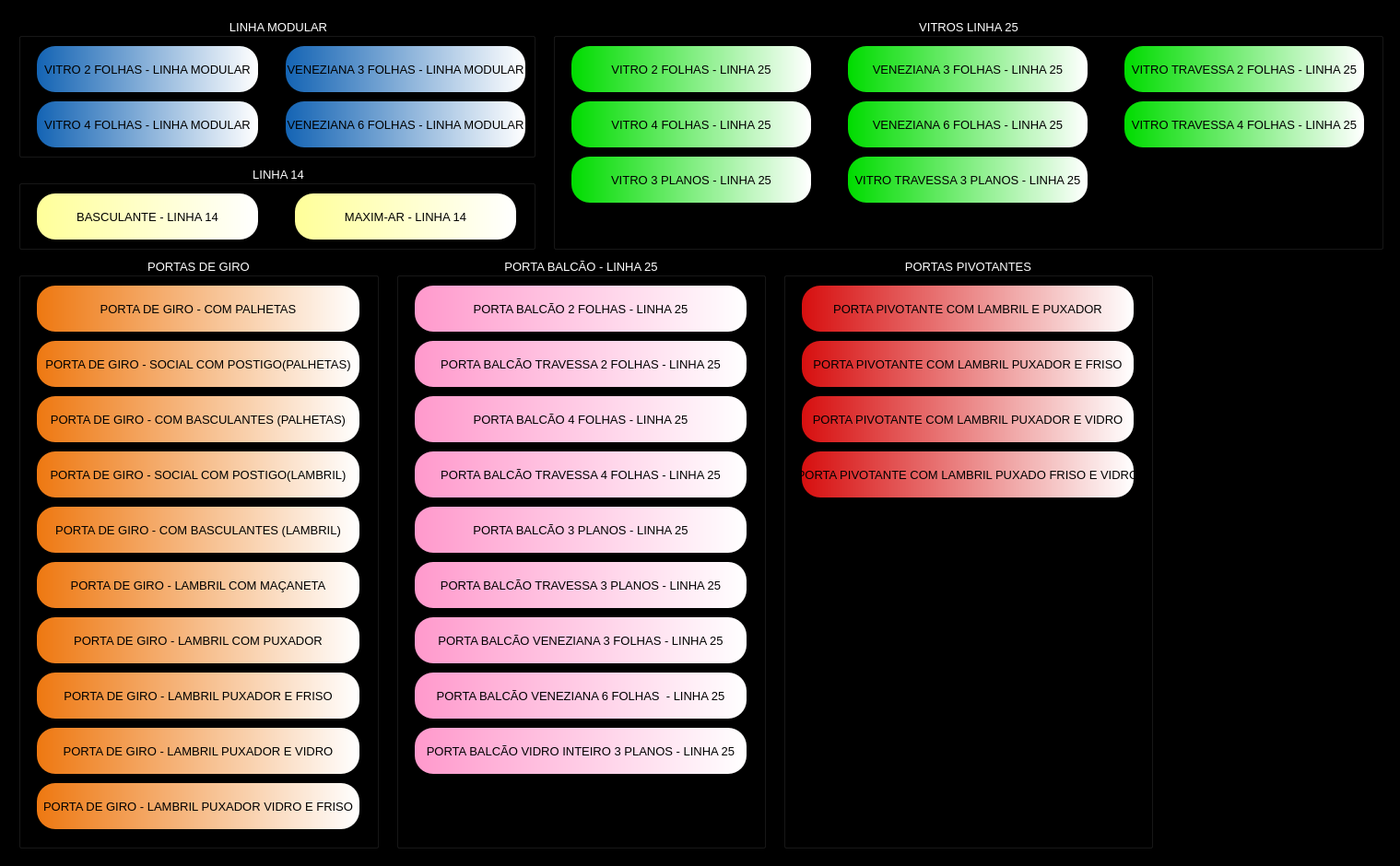
<?xml version="1.0" encoding="UTF-8"?>
<ui version="4.0">
 <class>MainWindow</class>
 <widget class="QMainWindow" name="MainWindow">
  <property name="geometry">
   <rect>
    <x>0</x>
    <y>0</y>
    <width>1519</width>
    <height>940</height>
   </rect>
  </property>
  <property name="windowTitle">
   <string>.:: PERFILARE ::. - Meu Principal</string>
  </property>
  <property name="styleSheet">
   <string notr="true">background-color: rgb(0, 0, 0);</string>
  </property>
  <widget class="QWidget" name="centralwidget_menu_principal">
   <widget class="QGroupBox" name="groupBox_linha_modular">
    <property name="geometry">
     <rect>
      <x>20</x>
      <y>20</y>
      <width>561</width>
      <height>151</height>
     </rect>
    </property>
    <property name="font">
     <font>
      <pointsize>10</pointsize>
     </font>
    </property>
    <property name="styleSheet">
     <string notr="true">color: rgb(255, 255, 255);</string>
    </property>
    <property name="title">
     <string>LINHA MODULAR</string>
    </property>
    <property name="alignment">
     <set>Qt::AlignHCenter|Qt::AlignTop</set>
    </property>
    <property name="flat">
     <bool>false</bool>
    </property>
    <property name="checkable">
     <bool>false</bool>
    </property>
    <widget class="QPushButton" name="pushButton_vitro_modular_2f">
     <property name="geometry">
      <rect>
       <x>20</x>
       <y>30</y>
       <width>240</width>
       <height>50</height>
      </rect>
     </property>
     <property name="font">
      <font>
       <pointsize>10</pointsize>
      </font>
     </property>
     <property name="styleSheet">
      <string notr="true">background-color: qlineargradient(spread:pad, x1:0, y1:0, x2:1, y2:0, stop:0 rgba(20, 100, 180, 255), stop:1 rgba(255, 255, 255, 255));
color: rgb(0, 0, 0);
border-radius: 20px;</string>
     </property>
     <property name="text">
      <string>VITRO 2 FOLHAS - LINHA MODULAR</string>
     </property>
    </widget>
    <widget class="QPushButton" name="pushButton_vitro_modular_4f">
     <property name="geometry">
      <rect>
       <x>20</x>
       <y>90</y>
       <width>240</width>
       <height>50</height>
      </rect>
     </property>
     <property name="font">
      <font>
       <pointsize>10</pointsize>
      </font>
     </property>
     <property name="styleSheet">
      <string notr="true">background-color: qlineargradient(spread:pad, x1:0, y1:0, x2:1, y2:0, stop:0 rgba(20, 100, 180, 255), stop:1 rgba(255, 255, 255, 255));
color: rgb(0, 0, 0);
border-radius: 20px;</string>
     </property>
     <property name="text">
      <string>VITRO 4 FOLHAS - LINHA MODULAR</string>
     </property>
    </widget>
    <widget class="QPushButton" name="pushButton_veneziana_modular_3f">
     <property name="geometry">
      <rect>
       <x>290</x>
       <y>30</y>
       <width>260</width>
       <height>50</height>
      </rect>
     </property>
     <property name="font">
      <font>
       <pointsize>10</pointsize>
      </font>
     </property>
     <property name="styleSheet">
      <string notr="true">background-color: qlineargradient(spread:pad, x1:0, y1:0, x2:1, y2:0, stop:0 rgba(20, 100, 180, 255), stop:1 rgba(255, 255, 255, 255));
color: rgb(0, 0, 0);
border-radius: 20px;</string>
     </property>
     <property name="text">
      <string>VENEZIANA 3 FOLHAS - LINHA MODULAR</string>
     </property>
    </widget>
    <widget class="QPushButton" name="pushButton_veneziana_modular_6f">
     <property name="geometry">
      <rect>
       <x>290</x>
       <y>90</y>
       <width>260</width>
       <height>50</height>
      </rect>
     </property>
     <property name="font">
      <font>
       <pointsize>10</pointsize>
      </font>
     </property>
     <property name="styleSheet">
      <string notr="true">background-color: qlineargradient(spread:pad, x1:0, y1:0, x2:1, y2:0, stop:0 rgba(20, 100, 180, 255), stop:1 rgba(255, 255, 255, 255));
color: rgb(0, 0, 0);
border-radius: 20px;</string>
     </property>
     <property name="text">
      <string>VENEZIANA 6 FOLHAS - LINHA MODULAR</string>
     </property>
    </widget>
   </widget>
   <widget class="QGroupBox" name="groupBox_vitro_linha_25">
    <property name="geometry">
     <rect>
      <x>600</x>
      <y>20</y>
      <width>901</width>
      <height>251</height>
     </rect>
    </property>
    <property name="font">
     <font>
      <pointsize>10</pointsize>
     </font>
    </property>
    <property name="styleSheet">
     <string notr="true">color: rgb(255, 255, 255);</string>
    </property>
    <property name="title">
     <string>VITROS LINHA 25</string>
    </property>
    <property name="alignment">
     <set>Qt::AlignHCenter|Qt::AlignTop</set>
    </property>
    <property name="flat">
     <bool>false</bool>
    </property>
    <property name="checkable">
     <bool>false</bool>
    </property>
    <widget class="QPushButton" name="pushButton_vitro_linha25_2f">
     <property name="geometry">
      <rect>
       <x>20</x>
       <y>30</y>
       <width>260</width>
       <height>50</height>
      </rect>
     </property>
     <property name="font">
      <font>
       <pointsize>10</pointsize>
      </font>
     </property>
     <property name="styleSheet">
      <string notr="true">background-color: qlineargradient(spread:pad, x1:0, y1:0, x2:1, y2:0, stop:0 rgba(0, 220, 0, 255), stop:1 rgba(255, 255, 255, 255));
color: rgb(0, 0, 0);
border-radius: 20px;</string>
     </property>
     <property name="text">
      <string>VITRO 2 FOLHAS - LINHA 25</string>
     </property>
    </widget>
    <widget class="QPushButton" name="pushButton_vitro_linha25_4f">
     <property name="geometry">
      <rect>
       <x>20</x>
       <y>90</y>
       <width>260</width>
       <height>50</height>
      </rect>
     </property>
     <property name="font">
      <font>
       <pointsize>10</pointsize>
      </font>
     </property>
     <property name="styleSheet">
      <string notr="true">background-color: qlineargradient(spread:pad, x1:0, y1:0, x2:1, y2:0, stop:0 rgba(0, 220, 0, 255), stop:1 rgba(255, 255, 255, 255));
color: rgb(0, 0, 0);
border-radius: 20px;</string>
     </property>
     <property name="text">
      <string>VITRO 4 FOLHAS - LINHA 25</string>
     </property>
    </widget>
    <widget class="QPushButton" name="pushButton_veneziana_linha25_3f">
     <property name="geometry">
      <rect>
       <x>320</x>
       <y>30</y>
       <width>260</width>
       <height>50</height>
      </rect>
     </property>
     <property name="font">
      <font>
       <pointsize>10</pointsize>
      </font>
     </property>
     <property name="styleSheet">
      <string notr="true">background-color: qlineargradient(spread:pad, x1:0, y1:0, x2:1, y2:0, stop:0 rgba(0, 220, 0, 255), stop:1 rgba(255, 255, 255, 255));
color: rgb(0, 0, 0);
border-radius: 20px;</string>
     </property>
     <property name="text">
      <string>VENEZIANA 3 FOLHAS - LINHA 25</string>
     </property>
    </widget>
    <widget class="QPushButton" name="pushButton_veneziana_linha25_6f">
     <property name="geometry">
      <rect>
       <x>320</x>
       <y>90</y>
       <width>260</width>
       <height>50</height>
      </rect>
     </property>
     <property name="font">
      <font>
       <pointsize>10</pointsize>
      </font>
     </property>
     <property name="styleSheet">
      <string notr="true">background-color: qlineargradient(spread:pad, x1:0, y1:0, x2:1, y2:0, stop:0 rgba(0, 220, 0, 255), stop:1 rgba(255, 255, 255, 255));
color: rgb(0, 0, 0);
border-radius: 20px;</string>
     </property>
     <property name="text">
      <string>VENEZIANA 6 FOLHAS - LINHA 25</string>
     </property>
    </widget>
    <widget class="QPushButton" name="pushButton_vitro_linha25_2f_2">
     <property name="geometry">
      <rect>
       <x>620</x>
       <y>30</y>
       <width>260</width>
       <height>50</height>
      </rect>
     </property>
     <property name="font">
      <font>
       <pointsize>10</pointsize>
      </font>
     </property>
     <property name="styleSheet">
      <string notr="true">background-color: qlineargradient(spread:pad, x1:0, y1:0, x2:1, y2:0, stop:0 rgba(0, 220, 0, 255), stop:1 rgba(255, 255, 255, 255));
color: rgb(0, 0, 0);
border-radius: 20px;</string>
     </property>
     <property name="text">
      <string>VITRO TRAVESSA 2 FOLHAS - LINHA 25</string>
     </property>
    </widget>
    <widget class="QPushButton" name="pushButton_veneziana_linha25_3f_2">
     <property name="geometry">
      <rect>
       <x>20</x>
       <y>150</y>
       <width>260</width>
       <height>50</height>
      </rect>
     </property>
     <property name="font">
      <font>
       <pointsize>10</pointsize>
      </font>
     </property>
     <property name="styleSheet">
      <string notr="true">background-color: qlineargradient(spread:pad, x1:0, y1:0, x2:1, y2:0, stop:0 rgba(0, 220, 0, 255), stop:1 rgba(255, 255, 255, 255));
color: rgb(0, 0, 0);
border-radius: 20px;</string>
     </property>
     <property name="text">
      <string>VITRO 3 PLANOS - LINHA 25</string>
     </property>
    </widget>
    <widget class="QPushButton" name="pushButton_vitro_linha25_4f_2">
     <property name="geometry">
      <rect>
       <x>620</x>
       <y>90</y>
       <width>260</width>
       <height>50</height>
      </rect>
     </property>
     <property name="font">
      <font>
       <pointsize>10</pointsize>
      </font>
     </property>
     <property name="styleSheet">
      <string notr="true">background-color: qlineargradient(spread:pad, x1:0, y1:0, x2:1, y2:0, stop:0 rgba(0, 220, 0, 255), stop:1 rgba(255, 255, 255, 255));
color: rgb(0, 0, 0);
border-radius: 20px;</string>
     </property>
     <property name="text">
      <string>VITRO TRAVESSA 4 FOLHAS - LINHA 25</string>
     </property>
    </widget>
    <widget class="QPushButton" name="pushButton_veneziana_linha25_6f_2">
     <property name="geometry">
      <rect>
       <x>320</x>
       <y>150</y>
       <width>260</width>
       <height>50</height>
      </rect>
     </property>
     <property name="font">
      <font>
       <pointsize>10</pointsize>
      </font>
     </property>
     <property name="styleSheet">
      <string notr="true">background-color: qlineargradient(spread:pad, x1:0, y1:0, x2:1, y2:0, stop:0 rgba(0, 220, 0, 255), stop:1 rgba(255, 255, 255, 255));
color: rgb(0, 0, 0);
border-radius: 20px;</string>
     </property>
     <property name="text">
      <string>VITRO TRAVESSA 3 PLANOS - LINHA 25</string>
     </property>
    </widget>
   </widget>
   <widget class="QGroupBox" name="groupBox_porta_balcao_linha25">
    <property name="geometry">
     <rect>
      <x>430</x>
      <y>280</y>
      <width>401</width>
      <height>641</height>
     </rect>
    </property>
    <property name="font">
     <font>
      <pointsize>10</pointsize>
     </font>
    </property>
    <property name="styleSheet">
     <string notr="true">color: rgb(255, 255, 255);</string>
    </property>
    <property name="title">
     <string>PORTA BALCÃO - LINHA 25</string>
    </property>
    <property name="alignment">
     <set>Qt::AlignHCenter|Qt::AlignTop</set>
    </property>
    <property name="flat">
     <bool>false</bool>
    </property>
    <property name="checkable">
     <bool>false</bool>
    </property>
    <widget class="QPushButton" name="pushButton_pt_balcao_2f_linha25">
     <property name="geometry">
      <rect>
       <x>20</x>
       <y>30</y>
       <width>360</width>
       <height>50</height>
      </rect>
     </property>
     <property name="font">
      <font>
       <pointsize>10</pointsize>
      </font>
     </property>
     <property name="styleSheet">
      <string notr="true">background-color: qlineargradient(spread:pad, x1:0, y1:0, x2:1, y2:0, stop:0 rgba(255, 153, 204, 255), stop:1 rgba(255, 255, 255, 255));
color: rgb(0, 0, 0);
border-radius: 20px;</string>
     </property>
     <property name="text">
      <string>PORTA BALCÃO 2 FOLHAS - LINHA 25</string>
     </property>
    </widget>
    <widget class="QPushButton" name="pushButton_pt_balcao_travessa_2f_linha25">
     <property name="geometry">
      <rect>
       <x>20</x>
       <y>90</y>
       <width>360</width>
       <height>50</height>
      </rect>
     </property>
     <property name="font">
      <font>
       <pointsize>10</pointsize>
      </font>
     </property>
     <property name="styleSheet">
      <string notr="true">background-color: qlineargradient(spread:pad, x1:0, y1:0, x2:1, y2:0, stop:0 rgba(255, 153, 204, 255), stop:1 rgba(255, 255, 255, 255));
color: rgb(0, 0, 0);
border-radius: 20px;</string>
     </property>
     <property name="text">
      <string>PORTA BALCÃO TRAVESSA 2 FOLHAS - LINHA 25</string>
     </property>
    </widget>
    <widget class="QPushButton" name="pushButton_pt_balcao_4f_linha25">
     <property name="geometry">
      <rect>
       <x>20</x>
       <y>150</y>
       <width>360</width>
       <height>50</height>
      </rect>
     </property>
     <property name="font">
      <font>
       <pointsize>10</pointsize>
      </font>
     </property>
     <property name="styleSheet">
      <string notr="true">background-color: qlineargradient(spread:pad, x1:0, y1:0, x2:1, y2:0, stop:0 rgba(255, 153, 204, 255), stop:1 rgba(255, 255, 255, 255));
color: rgb(0, 0, 0);
border-radius: 20px;</string>
     </property>
     <property name="text">
      <string>PORTA BALCÃO 4 FOLHAS - LINHA 25</string>
     </property>
    </widget>
    <widget class="QPushButton" name="pushButton_pt_balcao_travessa_4f_linha25">
     <property name="geometry">
      <rect>
       <x>20</x>
       <y>210</y>
       <width>360</width>
       <height>50</height>
      </rect>
     </property>
     <property name="font">
      <font>
       <pointsize>10</pointsize>
      </font>
     </property>
     <property name="styleSheet">
      <string notr="true">background-color: qlineargradient(spread:pad, x1:0, y1:0, x2:1, y2:0, stop:0 rgba(255, 153, 204, 255), stop:1 rgba(255, 255, 255, 255));
color: rgb(0, 0, 0);
border-radius: 20px;</string>
     </property>
     <property name="text">
      <string>PORTA BALCÃO TRAVESSA 4 FOLHAS - LINHA 25</string>
     </property>
    </widget>
    <widget class="QPushButton" name="pushButton_pt_balcao_venez_3f_linha25">
     <property name="geometry">
      <rect>
       <x>20</x>
       <y>390</y>
       <width>360</width>
       <height>50</height>
      </rect>
     </property>
     <property name="font">
      <font>
       <pointsize>10</pointsize>
      </font>
     </property>
     <property name="styleSheet">
      <string notr="true">background-color: qlineargradient(spread:pad, x1:0, y1:0, x2:1, y2:0, stop:0 rgba(255, 153, 204, 255), stop:1 rgba(255, 255, 255, 255));
color: rgb(0, 0, 0);
border-radius: 20px;</string>
     </property>
     <property name="text">
      <string>PORTA BALCÃO VENEZIANA 3 FOLHAS - LINHA 25</string>
     </property>
    </widget>
    <widget class="QPushButton" name="pushButton_pt_balcao_3planos_linha25">
     <property name="geometry">
      <rect>
       <x>20</x>
       <y>270</y>
       <width>360</width>
       <height>50</height>
      </rect>
     </property>
     <property name="font">
      <font>
       <pointsize>10</pointsize>
      </font>
     </property>
     <property name="styleSheet">
      <string notr="true">background-color: qlineargradient(spread:pad, x1:0, y1:0, x2:1, y2:0, stop:0 rgba(255, 153, 204, 255), stop:1 rgba(255, 255, 255, 255));
color: rgb(0, 0, 0);
border-radius: 20px;</string>
     </property>
     <property name="text">
      <string>PORTA BALCÃO 3 PLANOS - LINHA 25</string>
     </property>
    </widget>
    <widget class="QPushButton" name="pushButton_pt_balcao_venez_6f_linha25">
     <property name="geometry">
      <rect>
       <x>20</x>
       <y>450</y>
       <width>360</width>
       <height>50</height>
      </rect>
     </property>
     <property name="font">
      <font>
       <pointsize>10</pointsize>
      </font>
     </property>
     <property name="styleSheet">
      <string notr="true">background-color: qlineargradient(spread:pad, x1:0, y1:0, x2:1, y2:0, stop:0 rgba(255, 153, 204, 255), stop:1 rgba(255, 255, 255, 255));
color: rgb(0, 0, 0);
border-radius: 20px;</string>
     </property>
     <property name="text">
      <string>PORTA BALCÃO VENEZIANA 6 FOLHAS  - LINHA 25</string>
     </property>
    </widget>
    <widget class="QPushButton" name="pushButton_pt_balcao_3planos_travessa_linha25">
     <property name="geometry">
      <rect>
       <x>20</x>
       <y>330</y>
       <width>360</width>
       <height>50</height>
      </rect>
     </property>
     <property name="font">
      <font>
       <pointsize>10</pointsize>
      </font>
     </property>
     <property name="styleSheet">
      <string notr="true">background-color: qlineargradient(spread:pad, x1:0, y1:0, x2:1, y2:0, stop:0 rgba(255, 153, 204, 255), stop:1 rgba(255, 255, 255, 255));
color: rgb(0, 0, 0);
border-radius: 20px;</string>
     </property>
     <property name="text">
      <string>PORTA BALCÃO TRAVESSA 3 PLANOS - LINHA 25</string>
     </property>
    </widget>
    <widget class="QPushButton" name="pushButton_pt_balc_3planos_vdint_linha25">
     <property name="geometry">
      <rect>
       <x>20</x>
       <y>510</y>
       <width>360</width>
       <height>50</height>
      </rect>
     </property>
     <property name="font">
      <font>
       <pointsize>10</pointsize>
      </font>
     </property>
     <property name="styleSheet">
      <string notr="true">background-color: qlineargradient(spread:pad, x1:0, y1:0, x2:1, y2:0, stop:0 rgba(255, 153, 204, 255), stop:1 rgba(255, 255, 255, 255));
color: rgb(0, 0, 0);
border-radius: 20px;</string>
     </property>
     <property name="text">
      <string>PORTA BALCÃO VIDRO INTEIRO 3 PLANOS - LINHA 25</string>
     </property>
    </widget>
   </widget>
   <widget class="QGroupBox" name="groupBox_linha14_max_basc">
    <property name="geometry">
     <rect>
      <x>20</x>
      <y>180</y>
      <width>561</width>
      <height>91</height>
     </rect>
    </property>
    <property name="font">
     <font>
      <pointsize>10</pointsize>
     </font>
    </property>
    <property name="styleSheet">
     <string notr="true">color: rgb(255, 255, 255);</string>
    </property>
    <property name="title">
     <string>LINHA 14</string>
    </property>
    <property name="alignment">
     <set>Qt::AlignHCenter|Qt::AlignTop</set>
    </property>
    <property name="flat">
     <bool>false</bool>
    </property>
    <property name="checkable">
     <bool>false</bool>
    </property>
    <widget class="QPushButton" name="pushButton_basculante_linha14">
     <property name="geometry">
      <rect>
       <x>20</x>
       <y>30</y>
       <width>240</width>
       <height>50</height>
      </rect>
     </property>
     <property name="font">
      <font>
       <pointsize>10</pointsize>
      </font>
     </property>
     <property name="styleSheet">
      <string notr="true">background-color: qlineargradient(spread:pad, x1:0, y1:0, x2:1, y2:0, stop:0 rgba(255, 255, 153, 255), stop:1 rgba(255, 255, 255, 255));
color: rgb(0, 0, 0);
border-radius: 20px;</string>
     </property>
     <property name="text">
      <string>BASCULANTE - LINHA 14</string>
     </property>
    </widget>
    <widget class="QPushButton" name="pushButton_maximar_linha14">
     <property name="geometry">
      <rect>
       <x>300</x>
       <y>30</y>
       <width>240</width>
       <height>50</height>
      </rect>
     </property>
     <property name="font">
      <font>
       <pointsize>10</pointsize>
      </font>
     </property>
     <property name="styleSheet">
      <string notr="true">background-color: qlineargradient(spread:pad, x1:0, y1:0, x2:1, y2:0, stop:0 rgba(255, 255, 153, 255), stop:1 rgba(255, 255, 255, 255));
color: rgb(0, 0, 0);
border-radius: 20px;</string>
     </property>
     <property name="text">
      <string>MAXIM-AR - LINHA 14</string>
     </property>
    </widget>
   </widget>
   <widget class="QGroupBox" name="groupBox_porta_giro">
    <property name="geometry">
     <rect>
      <x>20</x>
      <y>280</y>
      <width>391</width>
      <height>641</height>
     </rect>
    </property>
    <property name="font">
     <font>
      <pointsize>10</pointsize>
     </font>
    </property>
    <property name="styleSheet">
     <string notr="true">color: rgb(255, 255, 255);</string>
    </property>
    <property name="title">
     <string>PORTAS DE GIRO</string>
    </property>
    <property name="alignment">
     <set>Qt::AlignHCenter|Qt::AlignTop</set>
    </property>
    <property name="flat">
     <bool>false</bool>
    </property>
    <property name="checkable">
     <bool>false</bool>
    </property>
    <widget class="QPushButton" name="pushButton_pt_giro_palheta">
     <property name="geometry">
      <rect>
       <x>20</x>
       <y>30</y>
       <width>350</width>
       <height>50</height>
      </rect>
     </property>
     <property name="font">
      <font>
       <pointsize>10</pointsize>
      </font>
     </property>
     <property name="styleSheet">
      <string notr="true">background-color: qlineargradient(spread:pad, x1:0, y1:0, x2:1, y2:0, stop:0 rgba(238, 120, 17, 255), stop:1 rgba(255, 255, 255, 255));
color: rgb(0, 0, 0);
border-radius: 20px;</string>
     </property>
     <property name="text">
      <string>PORTA DE GIRO - COM PALHETAS</string>
     </property>
    </widget>
    <widget class="QPushButton" name="pushButton_pt_giro_social_pl">
     <property name="geometry">
      <rect>
       <x>20</x>
       <y>90</y>
       <width>350</width>
       <height>50</height>
      </rect>
     </property>
     <property name="font">
      <font>
       <pointsize>10</pointsize>
      </font>
     </property>
     <property name="styleSheet">
      <string notr="true">background-color: qlineargradient(spread:pad, x1:0, y1:0, x2:1, y2:0, stop:0 rgba(238, 120, 17, 255), stop:1 rgba(255, 255, 255, 255));
color: rgb(0, 0, 0);
border-radius: 20px;</string>
     </property>
     <property name="text">
      <string>PORTA DE GIRO - SOCIAL COM POSTIGO(PALHETAS)</string>
     </property>
    </widget>
    <widget class="QPushButton" name="pushButton_pt_gio_social_lb">
     <property name="geometry">
      <rect>
       <x>20</x>
       <y>210</y>
       <width>350</width>
       <height>50</height>
      </rect>
     </property>
     <property name="font">
      <font>
       <pointsize>10</pointsize>
      </font>
     </property>
     <property name="styleSheet">
      <string notr="true">background-color: qlineargradient(spread:pad, x1:0, y1:0, x2:1, y2:0, stop:0 rgba(238, 120, 17, 255), stop:1 rgba(255, 255, 255, 255));
color: rgb(0, 0, 0);
border-radius: 20px;</string>
     </property>
     <property name="text">
      <string>PORTA DE GIRO - SOCIAL COM POSTIGO(LAMBRIL)</string>
     </property>
    </widget>
    <widget class="QPushButton" name="pushButton_pt_giro_basculante_lb">
     <property name="geometry">
      <rect>
       <x>20</x>
       <y>270</y>
       <width>350</width>
       <height>50</height>
      </rect>
     </property>
     <property name="font">
      <font>
       <pointsize>10</pointsize>
      </font>
     </property>
     <property name="styleSheet">
      <string notr="true">background-color: qlineargradient(spread:pad, x1:0, y1:0, x2:1, y2:0, stop:0 rgba(238, 120, 17, 255), stop:1 rgba(255, 255, 255, 255));
color: rgb(0, 0, 0);
border-radius: 20px;</string>
     </property>
     <property name="text">
      <string>PORTA DE GIRO - COM BASCULANTES (LAMBRIL)</string>
     </property>
    </widget>
    <widget class="QPushButton" name="pushButton_pt_giro_lb_puxador_friso">
     <property name="geometry">
      <rect>
       <x>20</x>
       <y>450</y>
       <width>350</width>
       <height>50</height>
      </rect>
     </property>
     <property name="font">
      <font>
       <pointsize>10</pointsize>
      </font>
     </property>
     <property name="styleSheet">
      <string notr="true">background-color: qlineargradient(spread:pad, x1:0, y1:0, x2:1, y2:0, stop:0 rgba(238, 120, 17, 255), stop:1 rgba(255, 255, 255, 255));
color: rgb(0, 0, 0);
border-radius: 20px;</string>
     </property>
     <property name="text">
      <string>PORTA DE GIRO - LAMBRIL PUXADOR E FRISO</string>
     </property>
    </widget>
    <widget class="QPushButton" name="pushButton_pt_giro_lb_macaneta">
     <property name="geometry">
      <rect>
       <x>20</x>
       <y>330</y>
       <width>350</width>
       <height>50</height>
      </rect>
     </property>
     <property name="font">
      <font>
       <pointsize>10</pointsize>
      </font>
     </property>
     <property name="styleSheet">
      <string notr="true">background-color: qlineargradient(spread:pad, x1:0, y1:0, x2:1, y2:0, stop:0 rgba(238, 120, 17, 255), stop:1 rgba(255, 255, 255, 255));
color: rgb(0, 0, 0);
border-radius: 20px;</string>
     </property>
     <property name="text">
      <string>PORTA DE GIRO - LAMBRIL COM MAÇANETA</string>
     </property>
    </widget>
    <widget class="QPushButton" name="pushButton_pt_giro_lb_puxador_vidro">
     <property name="geometry">
      <rect>
       <x>20</x>
       <y>510</y>
       <width>350</width>
       <height>50</height>
      </rect>
     </property>
     <property name="font">
      <font>
       <pointsize>10</pointsize>
      </font>
     </property>
     <property name="styleSheet">
      <string notr="true">background-color: qlineargradient(spread:pad, x1:0, y1:0, x2:1, y2:0, stop:0 rgba(238, 120, 17, 255), stop:1 rgba(255, 255, 255, 255));
color: rgb(0, 0, 0);
border-radius: 20px;</string>
     </property>
     <property name="text">
      <string>PORTA DE GIRO - LAMBRIL PUXADOR E VIDRO</string>
     </property>
    </widget>
    <widget class="QPushButton" name="pushButton_pt_giro_lb_puxador">
     <property name="geometry">
      <rect>
       <x>20</x>
       <y>390</y>
       <width>350</width>
       <height>50</height>
      </rect>
     </property>
     <property name="font">
      <font>
       <pointsize>10</pointsize>
      </font>
     </property>
     <property name="styleSheet">
      <string notr="true">background-color: qlineargradient(spread:pad, x1:0, y1:0, x2:1, y2:0, stop:0 rgba(238, 120, 17, 255), stop:1 rgba(255, 255, 255, 255));
color: rgb(0, 0, 0);
border-radius: 20px;</string>
     </property>
     <property name="text">
      <string>PORTA DE GIRO - LAMBRIL COM PUXADOR</string>
     </property>
    </widget>
    <widget class="QPushButton" name="pushButton_pt_giro_basculante_pl">
     <property name="geometry">
      <rect>
       <x>20</x>
       <y>150</y>
       <width>350</width>
       <height>50</height>
      </rect>
     </property>
     <property name="font">
      <font>
       <pointsize>10</pointsize>
      </font>
     </property>
     <property name="styleSheet">
      <string notr="true">background-color: qlineargradient(spread:pad, x1:0, y1:0, x2:1, y2:0, stop:0 rgba(238, 120, 17, 255), stop:1 rgba(255, 255, 255, 255));
color: rgb(0, 0, 0);
border-radius: 20px;</string>
     </property>
     <property name="text">
      <string>PORTA DE GIRO - COM BASCULANTES (PALHETAS)</string>
     </property>
    </widget>
    <widget class="QPushButton" name="pushButton_pt_giro_lb_puxador_vidro_friso">
     <property name="geometry">
      <rect>
       <x>20</x>
       <y>570</y>
       <width>350</width>
       <height>50</height>
      </rect>
     </property>
     <property name="font">
      <font>
       <pointsize>10</pointsize>
      </font>
     </property>
     <property name="styleSheet">
      <string notr="true">background-color: qlineargradient(spread:pad, x1:0, y1:0, x2:1, y2:0, stop:0 rgba(238, 120, 17, 255), stop:1 rgba(255, 255, 255, 255));
color: rgb(0, 0, 0);
border-radius: 20px;</string>
     </property>
     <property name="text">
      <string>PORTA DE GIRO - LAMBRIL PUXADOR VIDRO E FRISO</string>
     </property>
    </widget>
   </widget>
   <widget class="QGroupBox" name="groupBox_porta_pivotante">
    <property name="geometry">
     <rect>
      <x>850</x>
      <y>280</y>
      <width>401</width>
      <height>641</height>
     </rect>
    </property>
    <property name="font">
     <font>
      <pointsize>10</pointsize>
     </font>
    </property>
    <property name="styleSheet">
     <string notr="true">color: rgb(255, 255, 255);</string>
    </property>
    <property name="title">
     <string>PORTAS PIVOTANTES</string>
    </property>
    <property name="alignment">
     <set>Qt::AlignHCenter|Qt::AlignTop</set>
    </property>
    <property name="flat">
     <bool>false</bool>
    </property>
    <property name="checkable">
     <bool>false</bool>
    </property>
    <widget class="QPushButton" name="pushButton_pt_piv_lb_puxador">
     <property name="geometry">
      <rect>
       <x>20</x>
       <y>30</y>
       <width>360</width>
       <height>50</height>
      </rect>
     </property>
     <property name="font">
      <font>
       <pointsize>10</pointsize>
      </font>
     </property>
     <property name="styleSheet">
      <string notr="true">background-color: qlineargradient(spread:pad, x1:0, y1:0, x2:1, y2:0, stop:0 rgba(215, 15, 15, 255), stop:1 rgba(255, 255, 255, 255));
color: rgb(0, 0, 0);
border-radius: 20px;</string>
     </property>
     <property name="text">
      <string>PORTA PIVOTANTE COM LAMBRIL E PUXADOR</string>
     </property>
    </widget>
    <widget class="QPushButton" name="pushButton_pt_piv_lb_puxador_friso">
     <property name="geometry">
      <rect>
       <x>20</x>
       <y>90</y>
       <width>360</width>
       <height>50</height>
      </rect>
     </property>
     <property name="font">
      <font>
       <pointsize>10</pointsize>
      </font>
     </property>
     <property name="styleSheet">
      <string notr="true">background-color: qlineargradient(spread:pad, x1:0, y1:0, x2:1, y2:0, stop:0 rgba(215, 15, 15, 255), stop:1 rgba(255, 255, 255, 255));
color: rgb(0, 0, 0);
border-radius: 20px;</string>
     </property>
     <property name="text">
      <string>PORTA PIVOTANTE COM LAMBRIL PUXADOR E FRISO</string>
     </property>
    </widget>
    <widget class="QPushButton" name="pushButton_pt_piv_lb_puxador_vidro">
     <property name="geometry">
      <rect>
       <x>20</x>
       <y>150</y>
       <width>360</width>
       <height>50</height>
      </rect>
     </property>
     <property name="font">
      <font>
       <pointsize>10</pointsize>
      </font>
     </property>
     <property name="styleSheet">
      <string notr="true">background-color: qlineargradient(spread:pad, x1:0, y1:0, x2:1, y2:0, stop:0 rgba(215, 15, 15, 255), stop:1 rgba(255, 255, 255, 255));
color: rgb(0, 0, 0);
border-radius: 20px;</string>
     </property>
     <property name="text">
      <string>PORTA PIVOTANTE COM LAMBRIL PUXADOR E VIDRO</string>
     </property>
    </widget>
    <widget class="QPushButton" name="pushButton_pt_piv_lb_puxador_friso_vidro">
     <property name="geometry">
      <rect>
       <x>20</x>
       <y>210</y>
       <width>360</width>
       <height>50</height>
      </rect>
     </property>
     <property name="font">
      <font>
       <pointsize>10</pointsize>
      </font>
     </property>
     <property name="styleSheet">
      <string notr="true">background-color: qlineargradient(spread:pad, x1:0, y1:0, x2:1, y2:0, stop:0 rgba(215, 15, 15, 255), stop:1 rgba(255, 255, 255, 255));
color: rgb(0, 0, 0);
border-radius: 20px;</string>
     </property>
     <property name="text">
      <string>PORTA PIVOTANTE COM LAMBRIL PUXADO FRISO E VIDRO</string>
     </property>
    </widget>
   </widget>
  </widget>
 </widget>
 <resources/>
 <connections/>
</ui>
